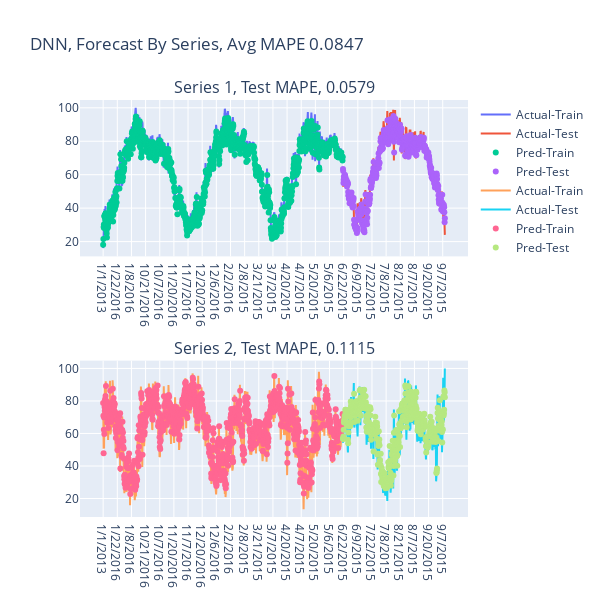

This figure's notebook cell:
### Code cell
model_type = 'DNN'
plot_comparison(trainPredict_dnn, testPredict_dnn, trainY, testY, dates, model_type)

### Figure 1 — Plotly figure (JSON) as saved in the notebook; plotly's stock layout.template omitted (floating-point values rounded to 4 significant figures; data arrays with more than 128 entries replaced by an {"elided": "..."} marker saying what was removed)
{"data": [{"mode": "lines", "name": "Actual-Train", "type": "scatter", "x": {"elided": "1017 str values"}, "xaxis": "x", "y": {"elided": "1017 float values"}, "yaxis": "y"}, {"mode": "lines", "name": "Actual-Test", "type": "scatter", "x": {"elided": "433 str values"}, "xaxis": "x", "y": {"elided": "433 float values"}, "yaxis": "y"}, {"mode": "markers", "name": "Pred-Train", "type": "scatter", "x": {"elided": "1017 str values"}, "xaxis": "x", "y": {"elided": "1017 float values"}, "yaxis": "y"}, {"mode": "markers", "name": "Pred-Test", "type": "scatter", "x": {"elided": "433 str values"}, "xaxis": "x", "y": {"elided": "433 float values"}, "yaxis": "y"}, {"mode": "lines", "name": "Actual-Train", "type": "scatter", "x": {"elided": "1017 str values"}, "xaxis": "x2", "y": {"elided": "1017 float values"}, "yaxis": "y2"}, {"mode": "lines", "name": "Actual-Test", "type": "scatter", "x": {"elided": "433 str values"}, "xaxis": "x2", "y": {"elided": "433 float values"}, "yaxis": "y2"}, {"mode": "markers", "name": "Pred-Train", "type": "scatter", "x": {"elided": "1017 str values"}, "xaxis": "x2", "y": {"elided": "1017 float values"}, "yaxis": "y2"}, {"mode": "markers", "name": "Pred-Test", "type": "scatter", "x": {"elided": "433 str values"}, "xaxis": "x2", "y": {"elided": "433 float values"}, "yaxis": "y2"}], "layout": {"annotations": [{"font": {"size": 16}, "showarrow": false, "text": "Series 1, Test MAPE, 0.0579", "x": 0.5, "xanchor": "center", "xref": "paper", "y": 1, "yanchor": "bottom", "yref": "paper"}, {"font": {"size": 16}, "showarrow": false, "text": "Series 2, Test MAPE, 0.1115", "x": 0.5, "xanchor": "center", "xref": "paper", "y": 0.375, "yanchor": "bottom", "yref": "paper"}], "height": 600, "title": {"text": "DNN, Forecast By Series, Avg MAPE 0.0847"}, "width": 600, "xaxis": {"anchor": "y", "domain": [0, 1]}, "xaxis2": {"anchor": "y2", "domain": [0, 1]}, "yaxis": {"anchor": "x", "domain": [0.625, 1]}, "yaxis2": {"anchor": "x2", "domain": [0, 0.375]}}}
